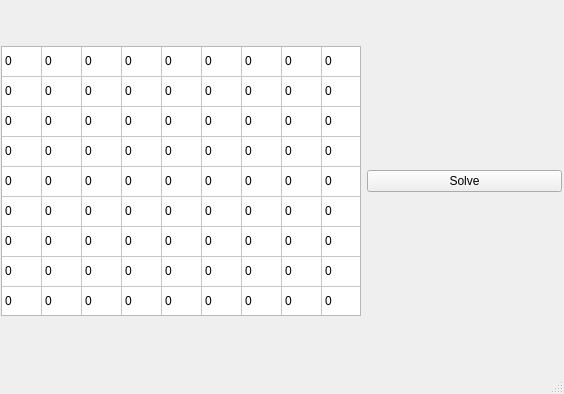
<?xml version="1.0" encoding="UTF-8"?>
<ui version="4.0">
 <class>MainWindow</class>
 <widget class="QMainWindow" name="MainWindow">
  <property name="geometry">
   <rect>
    <x>0</x>
    <y>0</y>
    <width>564</width>
    <height>394</height>
   </rect>
  </property>
  <property name="windowTitle">
   <string>MainWindow</string>
  </property>
  <widget class="QWidget" name="centralwidget">
   <widget class="QWidget" name="horizontalLayoutWidget">
    <property name="geometry">
     <rect>
      <x>1</x>
      <y>21</y>
      <width>561</width>
      <height>321</height>
     </rect>
    </property>
    <layout class="QHBoxLayout" name="horizontalLayout">
     <item>
      <widget class="QTableWidget" name="sudoku_board">
       <property name="sizePolicy">
        <sizepolicy hsizetype="Fixed" vsizetype="Fixed">
         <horstretch>0</horstretch>
         <verstretch>0</verstretch>
        </sizepolicy>
       </property>
       <property name="minimumSize">
        <size>
         <width>360</width>
         <height>270</height>
        </size>
       </property>
       <property name="verticalScrollBarPolicy">
        <enum>Qt::ScrollBarAlwaysOff</enum>
       </property>
       <property name="horizontalScrollBarPolicy">
        <enum>Qt::ScrollBarAlwaysOff</enum>
       </property>
       <property name="editTriggers">
        <set>QAbstractItemView::NoEditTriggers</set>
       </property>
       <attribute name="horizontalHeaderVisible">
        <bool>false</bool>
       </attribute>
       <attribute name="horizontalHeaderMinimumSectionSize">
        <number>40</number>
       </attribute>
       <attribute name="horizontalHeaderDefaultSectionSize">
        <number>40</number>
       </attribute>
       <attribute name="horizontalHeaderHighlightSections">
        <bool>true</bool>
       </attribute>
       <attribute name="verticalHeaderVisible">
        <bool>false</bool>
       </attribute>
       <row>
        <property name="text">
         <string>新建行</string>
        </property>
       </row>
       <row>
        <property name="text">
         <string>新建行</string>
        </property>
       </row>
       <row>
        <property name="text">
         <string>新建行</string>
        </property>
       </row>
       <row>
        <property name="text">
         <string>新建行</string>
        </property>
       </row>
       <row>
        <property name="text">
         <string>新建行</string>
        </property>
       </row>
       <row>
        <property name="text">
         <string>新建行</string>
        </property>
       </row>
       <row>
        <property name="text">
         <string>新建行</string>
        </property>
       </row>
       <row>
        <property name="text">
         <string>新建行</string>
        </property>
       </row>
       <row>
        <property name="text">
         <string>新建行</string>
        </property>
       </row>
       <column>
        <property name="text">
         <string>新建列</string>
        </property>
       </column>
       <column>
        <property name="text">
         <string>新建列</string>
        </property>
       </column>
       <column>
        <property name="text">
         <string>新建列</string>
        </property>
       </column>
       <column>
        <property name="text">
         <string>新建列</string>
        </property>
       </column>
       <column>
        <property name="text">
         <string>新建列</string>
        </property>
       </column>
       <column>
        <property name="text">
         <string>新建列</string>
        </property>
       </column>
       <column>
        <property name="text">
         <string>新建列</string>
        </property>
       </column>
       <column>
        <property name="text">
         <string>新建列</string>
        </property>
       </column>
       <column>
        <property name="text">
         <string>新建列</string>
        </property>
       </column>
       <item row="0" column="0">
        <property name="text">
         <string>0</string>
        </property>
       </item>
       <item row="0" column="1">
        <property name="text">
         <string>0</string>
        </property>
       </item>
       <item row="0" column="2">
        <property name="text">
         <string>0</string>
        </property>
       </item>
       <item row="0" column="3">
        <property name="text">
         <string>0</string>
        </property>
       </item>
       <item row="0" column="4">
        <property name="text">
         <string>0</string>
        </property>
       </item>
       <item row="0" column="5">
        <property name="text">
         <string>0</string>
        </property>
       </item>
       <item row="0" column="6">
        <property name="text">
         <string>0</string>
        </property>
       </item>
       <item row="0" column="7">
        <property name="text">
         <string>0</string>
        </property>
       </item>
       <item row="0" column="8">
        <property name="text">
         <string>0</string>
        </property>
       </item>
       <item row="1" column="0">
        <property name="text">
         <string>0</string>
        </property>
       </item>
       <item row="1" column="1">
        <property name="text">
         <string>0</string>
        </property>
       </item>
       <item row="1" column="2">
        <property name="text">
         <string>0</string>
        </property>
       </item>
       <item row="1" column="3">
        <property name="text">
         <string>0</string>
        </property>
       </item>
       <item row="1" column="4">
        <property name="text">
         <string>0</string>
        </property>
       </item>
       <item row="1" column="5">
        <property name="text">
         <string>0</string>
        </property>
       </item>
       <item row="1" column="6">
        <property name="text">
         <string>0</string>
        </property>
       </item>
       <item row="1" column="7">
        <property name="text">
         <string>0</string>
        </property>
       </item>
       <item row="1" column="8">
        <property name="text">
         <string>0</string>
        </property>
       </item>
       <item row="2" column="0">
        <property name="text">
         <string>0</string>
        </property>
       </item>
       <item row="2" column="1">
        <property name="text">
         <string>0</string>
        </property>
       </item>
       <item row="2" column="2">
        <property name="text">
         <string>0</string>
        </property>
       </item>
       <item row="2" column="3">
        <property name="text">
         <string>0</string>
        </property>
       </item>
       <item row="2" column="4">
        <property name="text">
         <string>0</string>
        </property>
       </item>
       <item row="2" column="5">
        <property name="text">
         <string>0</string>
        </property>
       </item>
       <item row="2" column="6">
        <property name="text">
         <string>0</string>
        </property>
       </item>
       <item row="2" column="7">
        <property name="text">
         <string>0</string>
        </property>
       </item>
       <item row="2" column="8">
        <property name="text">
         <string>0</string>
        </property>
       </item>
       <item row="3" column="0">
        <property name="text">
         <string>0</string>
        </property>
       </item>
       <item row="3" column="1">
        <property name="text">
         <string>0</string>
        </property>
       </item>
       <item row="3" column="2">
        <property name="text">
         <string>0</string>
        </property>
       </item>
       <item row="3" column="3">
        <property name="text">
         <string>0</string>
        </property>
       </item>
       <item row="3" column="4">
        <property name="text">
         <string>0</string>
        </property>
       </item>
       <item row="3" column="5">
        <property name="text">
         <string>0</string>
        </property>
       </item>
       <item row="3" column="6">
        <property name="text">
         <string>0</string>
        </property>
       </item>
       <item row="3" column="7">
        <property name="text">
         <string>0</string>
        </property>
       </item>
       <item row="3" column="8">
        <property name="text">
         <string>0</string>
        </property>
       </item>
       <item row="4" column="0">
        <property name="text">
         <string>0</string>
        </property>
       </item>
       <item row="4" column="1">
        <property name="text">
         <string>0</string>
        </property>
       </item>
       <item row="4" column="2">
        <property name="text">
         <string>0</string>
        </property>
       </item>
       <item row="4" column="3">
        <property name="text">
         <string>0</string>
        </property>
       </item>
       <item row="4" column="4">
        <property name="text">
         <string>0</string>
        </property>
       </item>
       <item row="4" column="5">
        <property name="text">
         <string>0</string>
        </property>
       </item>
       <item row="4" column="6">
        <property name="text">
         <string>0</string>
        </property>
       </item>
       <item row="4" column="7">
        <property name="text">
         <string>0</string>
        </property>
       </item>
       <item row="4" column="8">
        <property name="text">
         <string>0</string>
        </property>
       </item>
       <item row="5" column="0">
        <property name="text">
         <string>0</string>
        </property>
       </item>
       <item row="5" column="1">
        <property name="text">
         <string>0</string>
        </property>
       </item>
       <item row="5" column="2">
        <property name="text">
         <string>0</string>
        </property>
       </item>
       <item row="5" column="3">
        <property name="text">
         <string>0</string>
        </property>
       </item>
       <item row="5" column="4">
        <property name="text">
         <string>0</string>
        </property>
       </item>
       <item row="5" column="5">
        <property name="text">
         <string>0</string>
        </property>
       </item>
       <item row="5" column="6">
        <property name="text">
         <string>0</string>
        </property>
       </item>
       <item row="5" column="7">
        <property name="text">
         <string>0</string>
        </property>
       </item>
       <item row="5" column="8">
        <property name="text">
         <string>0</string>
        </property>
       </item>
       <item row="6" column="0">
        <property name="text">
         <string>0</string>
        </property>
       </item>
       <item row="6" column="1">
        <property name="text">
         <string>0</string>
        </property>
       </item>
       <item row="6" column="2">
        <property name="text">
         <string>0</string>
        </property>
       </item>
       <item row="6" column="3">
        <property name="text">
         <string>0</string>
        </property>
       </item>
       <item row="6" column="4">
        <property name="text">
         <string>0</string>
        </property>
       </item>
       <item row="6" column="5">
        <property name="text">
         <string>0</string>
        </property>
       </item>
       <item row="6" column="6">
        <property name="text">
         <string>0</string>
        </property>
       </item>
       <item row="6" column="7">
        <property name="text">
         <string>0</string>
        </property>
       </item>
       <item row="6" column="8">
        <property name="text">
         <string>0</string>
        </property>
       </item>
       <item row="7" column="0">
        <property name="text">
         <string>0</string>
        </property>
       </item>
       <item row="7" column="1">
        <property name="text">
         <string>0</string>
        </property>
       </item>
       <item row="7" column="2">
        <property name="text">
         <string>0</string>
        </property>
       </item>
       <item row="7" column="3">
        <property name="text">
         <string>0</string>
        </property>
       </item>
       <item row="7" column="4">
        <property name="text">
         <string>0</string>
        </property>
       </item>
       <item row="7" column="5">
        <property name="text">
         <string>0</string>
        </property>
       </item>
       <item row="7" column="6">
        <property name="text">
         <string>0</string>
        </property>
       </item>
       <item row="7" column="7">
        <property name="text">
         <string>0</string>
        </property>
       </item>
       <item row="7" column="8">
        <property name="text">
         <string>0</string>
        </property>
       </item>
       <item row="8" column="0">
        <property name="text">
         <string>0</string>
        </property>
       </item>
       <item row="8" column="1">
        <property name="text">
         <string>0</string>
        </property>
       </item>
       <item row="8" column="2">
        <property name="text">
         <string>0</string>
        </property>
       </item>
       <item row="8" column="3">
        <property name="text">
         <string>0</string>
        </property>
       </item>
       <item row="8" column="4">
        <property name="text">
         <string>0</string>
        </property>
       </item>
       <item row="8" column="5">
        <property name="text">
         <string>0</string>
        </property>
       </item>
       <item row="8" column="6">
        <property name="text">
         <string>0</string>
        </property>
       </item>
       <item row="8" column="7">
        <property name="text">
         <string>0</string>
        </property>
       </item>
       <item row="8" column="8">
        <property name="text">
         <string>0</string>
        </property>
       </item>
      </widget>
     </item>
     <item>
      <widget class="QPushButton" name="solve_button">
       <property name="text">
        <string>Solve</string>
       </property>
      </widget>
     </item>
    </layout>
   </widget>
  </widget>
  <widget class="QMenuBar" name="menubar">
   <property name="geometry">
    <rect>
     <x>0</x>
     <y>0</y>
     <width>564</width>
     <height>22</height>
    </rect>
   </property>
  </widget>
  <widget class="QStatusBar" name="statusbar"/>
 </widget>
 <resources/>
 <connections/>
</ui>
